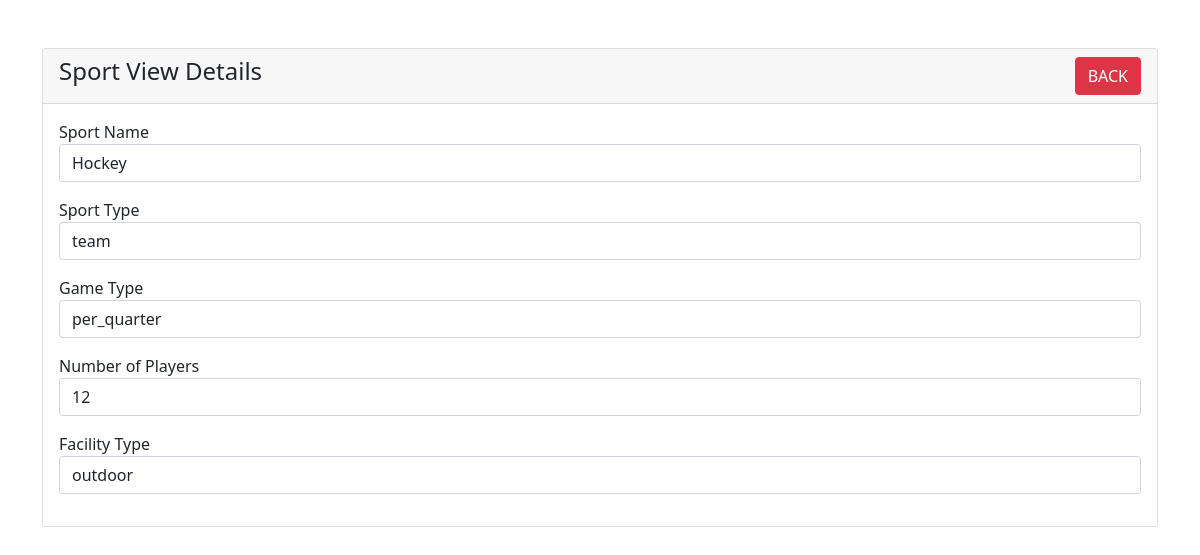
The page /admin/sport_view.php?id=1 on the database its author committed.
### tables this page shows
CREATE TABLE `sports` (
  `id` int(11) NOT NULL,
  `sport_name` varchar(255) NOT NULL,
  `sport_type` enum('single','double','team') NOT NULL,
  `game_type` enum('per_meter','per_quarter','per_half','per_inning','per_set','per_period','per_round') NOT NULL,
  `number_of_players` int(11) NOT NULL,
  `facility_type` enum('indoor','outdoor') NOT NULL
);

### admin/sport_view.php (the view, shortened to what this page needs)
<?php
require '../includes/dbh.inc.php';
?>
<!doctype html>
<html lang="en">
<head>
    <link href="https://cdn.jsdelivr.net/npm/bootstrap@5.1.3/dist/css/bootstrap.min.css" rel="stylesheet">
</head>
<body>
<div class="container mt-5">
    <div class="row">
        <div class="col-md-12">
            <div class="card">
                <div class="card-header">
                    <h4>Sport View Details
                        <a href="sport_details.php" class="btn btn-danger float-end">BACK</a>
                    </h4>
                </div>
                <div class="card-body">
                    <?php
                    if(isset($_GET['id']))
                    {
                        $sport_id = mysqli_real_escape_string($con, $_GET['id']);
                        $query ="SELECT * FROM sports WHERE id='$sport_id'";
                        $query_run = mysqli_query($con, $query);
                        if(mysqli_num_rows($query_run) >0)
                        {
                            $sport = mysqli_fetch_array($query_run);
                            ?>
                            <div class="mb-3">
                                <label for="sport_name">Sport Name</label>
                                <p class="form-control"><?=$sport['sport_name'];?></p>
                            </div>
                            <div class="mb-3">
                                <label for="sport_type">Sport Type</label>
                                <p class="form-control"><?=$sport['sport_type'];?></p>
                            </div>
                            <div class="mb-3">
                                <label for="game_type">Game Type</label>
                                <p class="form-control"><?=$sport['game_type'];?></p>
                            </div>
                            <div class="mb-3">
                                <label for="number_of_players">Number of Players</label>
                                <p class="form-control"><?=$sport['number_of_players'];?></p>
                            </div>
                            <div class="mb-3">
                                <label for="facility_type">Facility Type</label>
                                <p class="form-control"><?=$sport['facility_type'];?></p>
                            </div>
                            <?php
                        }
                        else {
                            echo "<h4>No such ID Found</h4>";
                        }
                    }
                    ?>
                </div>
            </div>
        </div>
    </div>
</div>
</body>
</html>

### rows shown on the page
sports: sport_name "Hockey", sport_type "team", game_type "per_quarter", number_of_players "12", facility_type "outdoor"
